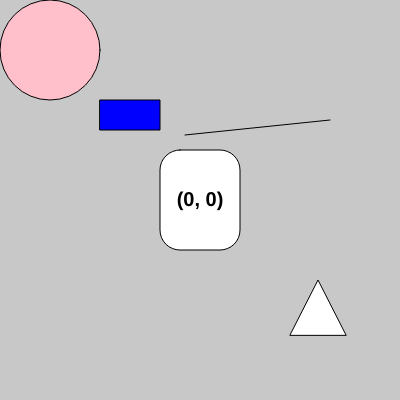
Frame 1 (no input)
Frame 60 (no input): identical to frame 1, image omitted
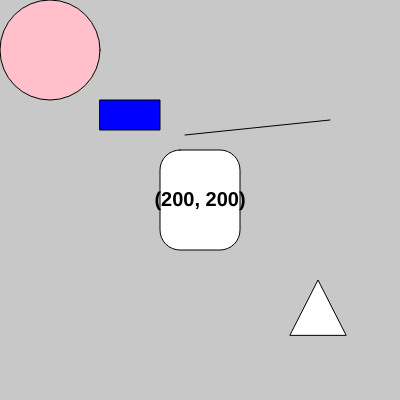
Frame 120 (the mouse pressed at the canvas centre since frame 60)

The p5.js sketch that drew these frames (run headless with seeded random() and noise() and a simulated clock; from frame 60 on, the mouse is pressed at the canvas centre):

// p5.js sketch
// ── sketch.js
function setup() {
  // put setup code here
    createCanvas(400,400);
}

function draw() {
  // put drawing code here
    background(200);
    
    fill('pink');
    ellipse(50, 50, 100, 100);
    
    fill('blue');
    rect(100, 100, 60, 30);
    
    fill('white');
    rect(160, 150, 80, 100, 20);
    
    triangle(290, 335, 318, 280, 346, 335);
    
    line(330, 120, 185, 135);
    
    fill('black');
    textSize(20);
    textStyle(BOLD);
    textAlign(CENTER, CENTER);
    text( "(" + mouseX + ", " + mouseY + ")", 200, 200);
}
